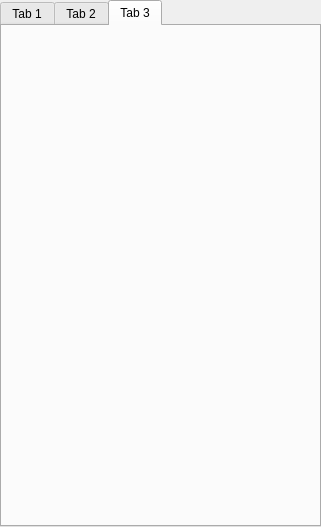
<?xml version="1.0" encoding="UTF-8"?>
<ui version="4.0">
 <class>DataAnalysis</class>
 <widget class="QWidget" name="DataAnalysis">
  <property name="geometry">
   <rect>
    <x>0</x>
    <y>0</y>
    <width>321</width>
    <height>527</height>
   </rect>
  </property>
  <property name="minimumSize">
   <size>
    <width>321</width>
    <height>527</height>
   </size>
  </property>
  <property name="maximumSize">
   <size>
    <width>321</width>
    <height>527</height>
   </size>
  </property>
  <property name="windowTitle">
   <string>DataAnalysis</string>
  </property>
  <property name="windowIcon">
   <iconset>
    <normaloff>analysis icon.png</normaloff>analysis icon.png</iconset>
  </property>
  <widget class="QTabWidget" name="tabWidget">
   <property name="geometry">
    <rect>
     <x>0</x>
     <y>0</y>
     <width>321</width>
     <height>527</height>
    </rect>
   </property>
   <property name="currentIndex">
    <number>2</number>
   </property>
   <widget class="QWidget" name="tab">
    <attribute name="title">
     <string>Tab 1</string>
    </attribute>
   </widget>
   <widget class="QWidget" name="tab_2">
    <attribute name="title">
     <string>Tab 2</string>
    </attribute>
   </widget>
   <widget class="QWidget" name="tab_3">
    <attribute name="title">
     <string>Tab 3</string>
    </attribute>
   </widget>
  </widget>
 </widget>
 <resources/>
 <connections/>
</ui>
